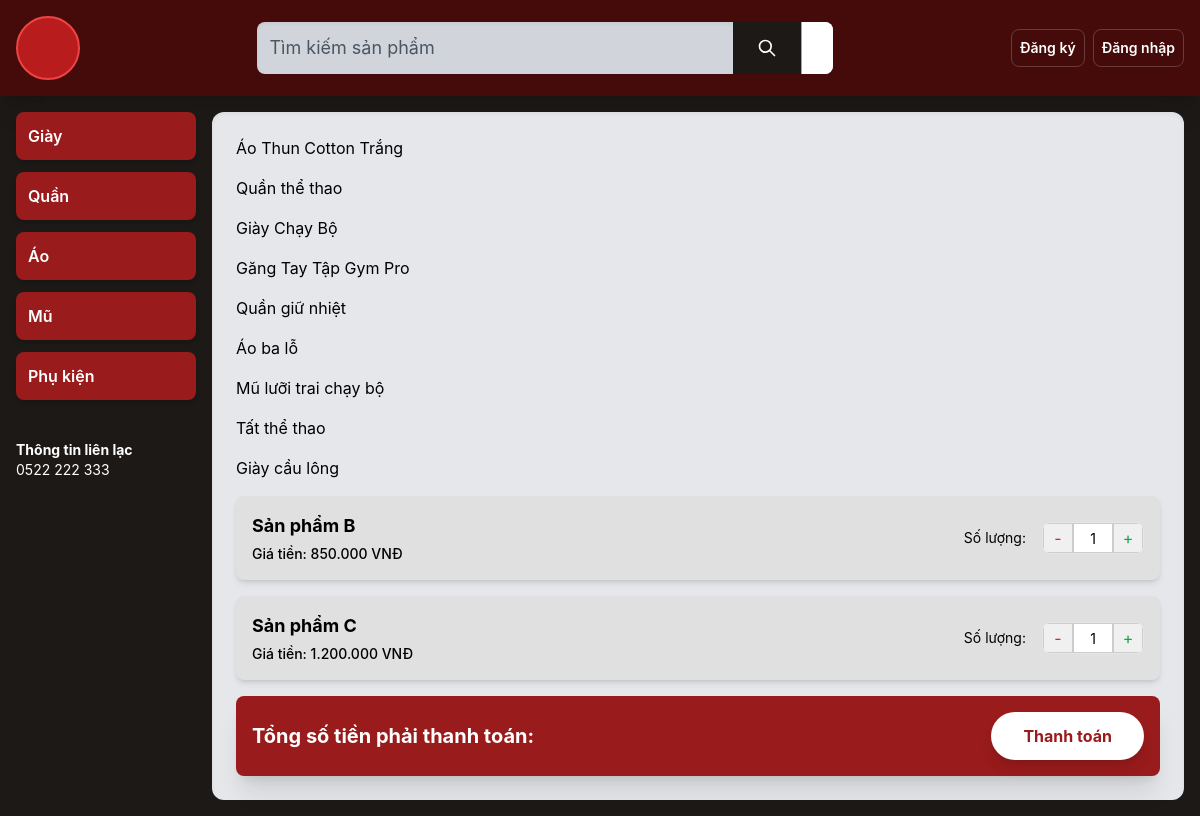
The page /pages/products_list.php on the database its author committed.
### tables this page shows
CREATE TABLE `sanpham` (
  `MaSP` int(11) NOT NULL,
  `TenSP` varchar(100) NOT NULL,
  `MaDM` int(11) NOT NULL,
  `Gia` decimal(10,2) NOT NULL CHECK (`Gia` >= 0),
  `ChiTietSP` text DEFAULT NULL,
  `TrangThai` tinyint(1) DEFAULT 1,
  `HinhAnh` varchar(255) DEFAULT NULL
);

### pages/products_list.php (the view, shortened to what this page needs)
<?php
require_once 'db_connect.php';
$sql = "SELECT MaSP, TenSP, Gia FROM SanPham WHERE TrangThai = 1 LIMIT 10";
$result = $conn->query($sql);
?>
<!DOCTYPE html>
<html lang="vi">
<head>
    <script src="https://cdn.tailwindcss.com"></script>
</head>
<body class="min-h-screen bg-stone-900">
    <header class="bg-red-950 p-4 shadow-xl">
        <div class="max-w-7xl mx-auto flex flex-col md:flex-row items-center justify-between space-y-4 md:space-y-0">
            <div class="flex items-center space-x-4">
                <a href="index.php" class="w-16 h-16 bg-red-700 rounded-full border-2 border-red-500">
                </a>
            </div>
            <div class="flex-grow max-w-xl mx-4 w-full md:w-auto">
                <div class="flex rounded-lg overflow-hidden shadow-inner bg-gray-300">
                    <input type="text" placeholder="Tìm kiếm sản phẩm"
                           class="w-full p-3 text-lg bg-transparent focus:outline-none placeholder-gray-600 text-stone-900">
                    <button class="bg-stone-900 text-white p-3 px-6 hover:bg-stone-700 transition duration-150">
                        <svg class="w-5 h-5" fill="none" stroke="currentColor" viewBox="0 0 24 24" xmlns="http://www.w3.org/2000/svg"><path stroke-linecap="round" stroke-linejoin="round" stroke-width="2" d="M21 21l-6-6m2-5a7 7 0 11-14 0 7 7 0 0114 0z"></path></svg>
                    </button>
                    <div class="w-10 bg-white border-l border-gray-400"></div>
                </div>
            </div>
            <div class="flex space-x-2">
                <a href="register.php" class="text-white font-semibold hover:text-red-300 p-2 text-sm border border-white/20 rounded-lg transition duration-200">
                    Đăng ký
                </a>
                <a href="login.php" class="text-white font-semibold hover:text-red-300 p-2 text-sm border border-white/20 rounded-lg transition duration-200">
                    Đăng nhập
                </a>
            </div>
        </div>
    </header>
    <div class="max-w-7xl mx-auto grid main-grid gap-4 p-4">
        <aside class="space-y-4 bg-red-950/90 p-4 rounded-xl md:p-0 md:bg-transparent">
            <nav class="space-y-3">
                <a href="#" class="block bg-red-800 text-white p-3 rounded-lg font-semibold hover:bg-red-700 transition duration-150 shadow-md">Giày</a>
                <a href="#" class="block bg-red-800 text-white p-3 rounded-lg font-semibold hover:bg-red-700 transition duration-150 shadow-md">Quần</a>
                <a href="#" class="block bg-red-800 text-white p-3 rounded-lg font-semibold hover:bg-red-700 transition duration-150 shadow-md">Áo</a>
                <a href="#" class="block bg-red-800 text-white p-3 rounded-lg font-semibold hover:bg-red-700 transition duration-150 shadow-md">Mũ</a>
                <a href="#" class="block bg-red-800 text-white p-3 rounded-lg font-semibold hover:bg-red-700 transition duration-150 shadow-md">Phụ kiện</a>
            </nav>
            <div class="pt-6 text-white text-sm">
                <p class="font-bold">Thông tin liên lạc</p>
                <p>0522 222 333</p>
            </div>
        </aside>
        <main class="bg-gray-200 p-6 rounded-xl shadow-inner space-y-4">
            <?php
            if ($result->num_rows > 0){
                while ($row = $result->fetch_assoc()) {
                    echo "<h2>" . htmlspecialchars($row['TenSP']) . "</h2>";
                }
            }
            ?>
            <div class="product-item p-4 rounded-lg flex flex-col md:flex-row justify-between items-center shadow-md">
                <div class="w-full md:w-1/3 space-y-1">
                    <p class="text-lg font-bold">Sản phẩm B</p>
                    <p class="text-sm font-medium">Giá tiền: 850.000 VNĐ</p>
                </div>
                <div class="flex items-center space-x-4 mt-4 md:mt-0">
                    <p class="text-sm">Số lượng:</p>
                    <div class="flex border rounded-lg overflow-hidden">
                        <button class="qty-btn text-red-600">-</button>
                        <input type="text" value="1" class="qty-input focus:outline-none">
                        <button class="qty-btn text-green-600">+</button>
                    </div>
                </div>
            </div>
            <div class="product-item p-4 rounded-lg flex flex-col md:flex-row justify-between items-center shadow-md">
                <div class="w-full md:w-1/3 space-y-1">
                    <p class="text-lg font-bold">Sản phẩm C</p>
                    <p class="text-sm font-medium">Giá tiền: 1.200.000 VNĐ</p>
                </div>
                <div class="flex items-center space-x-4 mt-4 md:mt-0">
                    <p class="text-sm">Số lượng:</p>
                    <div class="flex border rounded-lg overflow-hidden">
                        <button class="qty-btn text-red-600">-</button>
                        <input type="text" value="1" class="qty-input focus:outline-none">
                        <button class="qty-btn text-green-600">+</button>
                    </div>
                </div>
            </div>
            <div class="bg-red-800 text-white p-4 rounded-lg mt-8 flex justify-between items-center shadow-xl">
                <p class="text-xl font-bold">Tổng số tiền phải thanh toán:</p>
                <a href="checkout.php" class="bg-white text-red-800 font-bold py-3 px-8 rounded-full shadow-lg hover:bg-gray-100 transition duration-200">
                    Thanh toán
                </a>
            </div>
        </main>
    </div>
</body>
</html>

### pages/products_list.php (style rules this page uses)
body { font-family: 'Inter', sans-serif; background-color: #333; }
.product-item { background-color: #e0e0e0; }
.qty-input { width: 40px; text-align: center; border: 1px solid #ccc; height: 30px; font-size: 14px; }
.qty-btn { background-color: #f0f0f0; border: 1px solid #ccc; width: 30px; height: 30px; display: flex; align-items: center; justify-content: center; cursor: pointer; user-select: none; transition: background-color 0.15s; }
.main-grid { grid-template-columns: 180px 1fr; }

### rows shown on the page
sanpham: TenSP "Áo Thun Cotton Trắng"
sanpham: TenSP "Quần thể thao"
sanpham: TenSP "Giày Chạy Bộ"
sanpham: TenSP "Găng Tay Tập Gym Pro"
sanpham: TenSP "Quần giữ nhiệt"
sanpham: TenSP "Áo ba lỗ"
sanpham: TenSP "Mũ lưỡi trai chạy bộ"
sanpham: TenSP "Tất thể thao"
sanpham: TenSP "Giày cầu lông"
